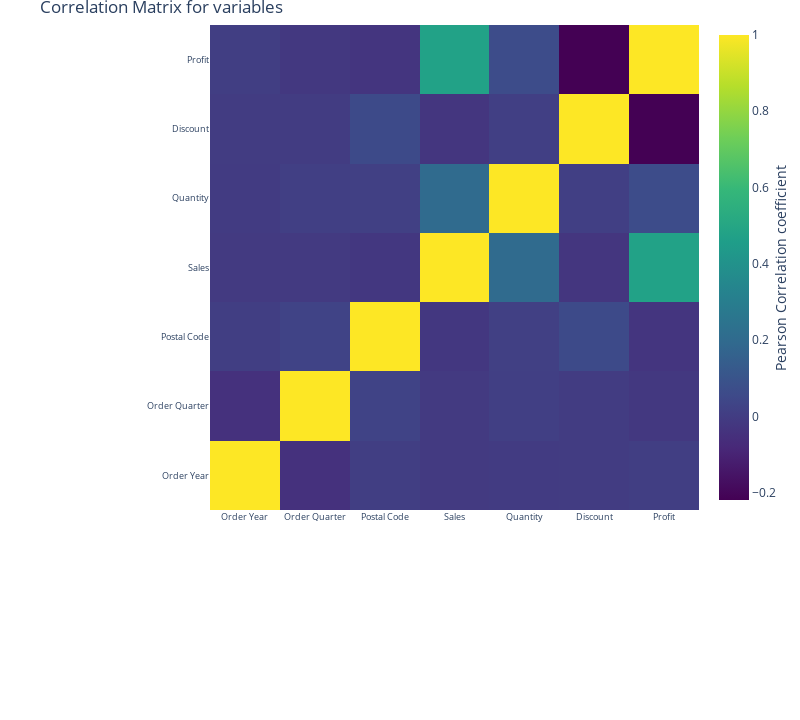

This figure's notebook cell:
### Markdown cell above
From this pair plot, we can start looking to trends between some variables. But, this is limited since we have 22 columns and all of them can not be seen. Lets show the correlation between the variables.

### Code cell
#correlation
correlation = sales.corr()
#tick labels
matrix_cols = correlation.columns.tolist()
#convert to array
corr_array  = np.array(correlation)

#Plotting
trace = go.Heatmap(z = corr_array,
                   x = matrix_cols,
                   y = matrix_cols,
                   colorscale = "Viridis",
                   colorbar   = dict(title = "Pearson Correlation coefficient",
                                     titleside = "right"
                                    ) ,
                  )

layout = go.Layout(dict(title = "Correlation Matrix for variables",
                        autosize = False,
                        height  = 720,
                        width   = 800,
                        margin  = dict(r = 0 ,l = 210,
                                       t = 25,b = 210,
                                      ),
                        yaxis   = dict(tickfont = dict(size = 9)),
                        xaxis   = dict(tickfont = dict(size = 9))
                       )
                  )

data = [trace]
fig = go.Figure(data=data,layout=layout)
py.iplot(fig)

### Figure 1 — Plotly figure (JSON) as saved in the notebook; plotly's stock layout.template omitted (floating-point values rounded to 4 significant figures)
{"data": [{"colorbar": {"title": {"side": "right", "text": "Pearson Correlation coefficient"}}, "colorscale": [[0, "#440154"], [0.1111, "#482878"], [0.2222, "#3e4989"], [0.3333, "#31688e"], [0.4444, "#26828e"], [0.5556, "#1f9e89"], [0.6667, "#35b779"], [0.7778, "#6ece58"], [0.8889, "#b5de2b"], [1, "#fde725"]], "type": "heatmap", "x": ["Order Year", "Order Quarter", "Postal Code", "Sales", "Quantity", "Discount", "Profit"], "y": ["Order Year", "Order Quarter", "Postal Code", "Sales", "Quantity", "Discount", "Profit"], "z": [[1, -0.04662, 0.005146, -0.009679, -0.00581, -0.002662, 0.00467], [-0.04662, 1, 0.02727, -0.01156, 0.01087, -0.003356, -0.0176], [0.005146, 0.02727, 1, -0.02235, 0.01338, 0.05724, -0.02875], [-0.009679, -0.01156, -0.02235, 1, 0.2008, -0.02819, 0.4791], [-0.00581, 0.01087, 0.01338, 0.2008, 1, 0.008623, 0.06625], [-0.002662, -0.003356, 0.05724, -0.02819, 0.008623, 1, -0.2195], [0.00467, -0.0176, -0.02875, 0.4791, 0.06625, -0.2195, 1]]}], "layout": {"autosize": false, "height": 720, "margin": {"b": 210, "l": 210, "r": 0, "t": 25}, "title": {"text": "Correlation Matrix for variables"}, "width": 800, "xaxis": {"tickfont": {"size": 9}}, "yaxis": {"tickfont": {"size": 9}}}}
